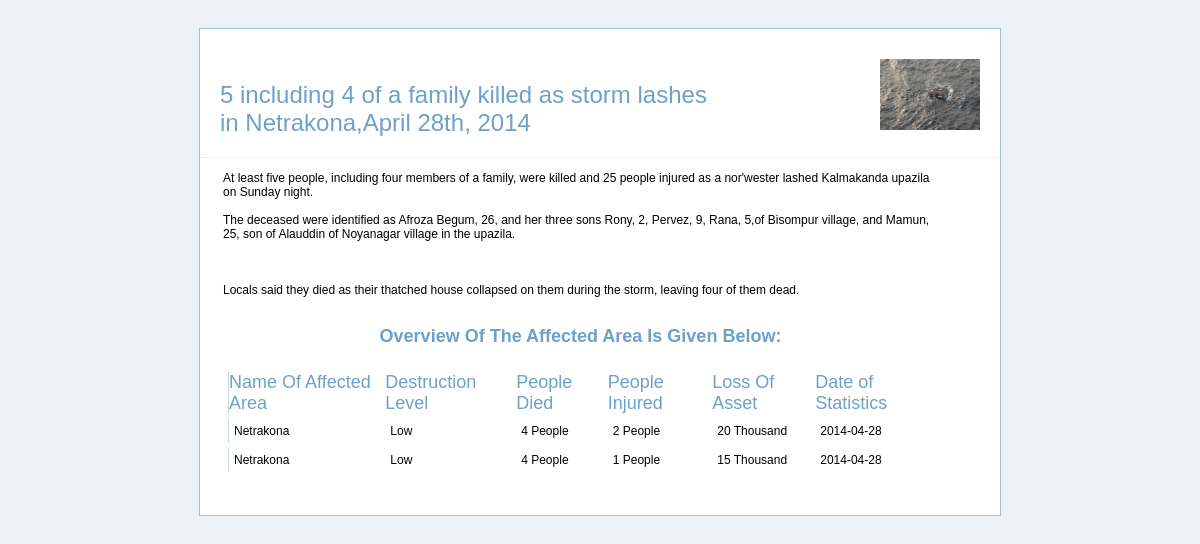
/affected_area_files/division/sub-division/Netrakona.php, run on the app's committed database.
### tables this page shows
CREATE TABLE IF NOT EXISTS `aff_area` (
  `id` int(100) NOT NULL AUTO_INCREMENT,
  `area` text NOT NULL,
  `destruction_level` text NOT NULL,
  `p_died` varchar(100) NOT NULL,
  `amount_d` text NOT NULL,
  `p_injur` varchar(100) NOT NULL,
  `amount_i` text NOT NULL,
  `l_asset` varchar(100) NOT NULL,
  `amount_a` text NOT NULL,
  `date` date NOT NULL,
  `n_org` varchar(30) NOT NULL,
  `vis` int(100) NOT NULL,
  PRIMARY KEY (`id`)
);

### affected_area_files/division/sub-division/Netrakona.php (the view, shortened to what this page needs)
<!DOCTYPE html PUBLIC "-//W3C//DTD XHTML 1.0 Transitional//EN" "http://www.w3.org/TR/xhtml1/DTD/xhtml1-transitional.dtd">
<html xmlns="http://www.w3.org/1999/xhtml">
<head><meta http-equiv="Content-Type" content="text/html; charset=windows-1252">
		<link type="text/css" rel="stylesheet" href="css/style.css" media="screen" charset="utf-8">
</head>
    <body>
        <div id="signup_hold">
            <div id="header">
                <div id="header_logos"><img align="middle" src="pnews1 (1).jpg" alt="phr"></div>
					<div id="progress_bar"> </div>
						<h2>5 including 4 of a family killed as storm lashes in Netrakona,April 28th, 2014</h2>
            </div>
            <table class="customerSupport">
                <tbody>
					<tr>
						<td class="customerSupport" width="50%">
							<fieldset>
								<p>
									 <?php
									$file_name="Netrakona.txt";
									$fp=fopen($file_name,"r") or die("couldn't open");
									while(!feof($fp))
									{
										$line=fgets($fp,1024);
										print"$line<br/>";
									}
									?>
									<h3 align="center">Overview Of The Affected Area Is Given Below:</h3>
									 <div id="content">
										<table align="center" cellpadding="5" cellspacing="5" id="resultTable">
											<tr>
												<th style="border-left: 1px solid #C1DAD7">Name Of Affected Area</th>
												<th>Destruction Level</th>
												<th>People Died</th>
												<th>People Injured</th>
												<th>Loss Of Asset</th>
												<th>Date of Statistics</th>
											</tr>
												<?php
												$result = mysql_query("SELECT * FROM aff_area WHERE area='Netrakona'");
														while($row = mysql_fetch_array($result))
															{
																echo '<tr>';
																echo '<td style="border-left: 1px solid #C1DAD7">'.$row['area'].'</td>';
																echo '<td><div align="left">'.$row['destruction_level'].'</div></td>';
																echo '<td><div align="left">'.$row['p_died'].' '.$row['amount_d'].'</div></td>';
																echo '<td><div align="left">'.$row['p_injur'].' '.$row['amount_i'].'</div></td>';
																echo '<td><div align="left">'.$row['l_asset'].' '.$row['amount_a'].'</div></td>';
																echo '<td><div align="left">'.$row['date'].'</div></td>';
																echo '</tr>';
															}
												?>
										</table>
									</div>
								 </p>
                            </fieldset>
						</td>
					</tr>
				</tbody>
			</table>
        </div>
	</body>
</html>

### css/style.css (style rules this page uses)
body { background:#ebf1f5; font-family:Arial, sans-serif; padding:20px 0px; text-align:center; }
h2 { color:#6da0ca; font-size:24px; font-weight:normal; margin:0; padding:0; }
h3 { color:#6da0ca; font-size:18px; margin:0; padding:0px 0px 20px 0px; }
p { font-size:12px; margin:0; padding:0px 0px 15px 0px; }
th { color:#6da0ca; font-size:18px; font-weight:normal; margin:0; padding:0px 0px 0px 0px; }
td { vertical-align:middle }
div#signup_hold { background:#fff; border:1px solid #9fc3d9; margin:0 auto; text-align:left; width:800px; }
div#header { border-bottom:1px dotted #e6e6e6; padding:20px; }
div#header_logos { float:right; display:block; padding-top:10px; width:270px; text-align:right; vertical-align:top; }
div#header_logos img { width:100px; vertical-align:middle; }
fieldset { border:0; font-size:12px; padding:0px 20px 20px 20px; margin:0; }
div#progress_bar { display:block; height:22px; padding-top:10px; width:480px; }
img { border: none; }
table.customerSupport { padding-top:10px; }
.customerSupport { padding-right:20px; vertical-align:top; }

### data on the page
aff_area: area "Netrakona", destruction_level "Low", p_died "4", amount_d "People", p_injur "2", amount_i "People", l_asset "20", amount_a "Thousand", date "2014-04-28"
aff_area: area "Netrakona", destruction_level "Low", p_died "4", amount_d "People", p_injur "1", amount_i "People", l_asset "15", amount_a "Thousand", date "2014-04-28"

### other printed values
$line "At least five people, including four members of a family, were killed and 25 people injured as a nor'wester lashed Kalmakanda upazila on Sunday night."
$line "The deceased were identified as Afroza Begum, 26, and her three sons Rony, 2, Pervez, 9, Rana, 5,of Bisompur village, and Mamun, 25, son of Alauddin of Noyanagar village in the upazila."
$line "Locals said they died as their thatched house collapsed on them during the storm, leaving four of them dead."
